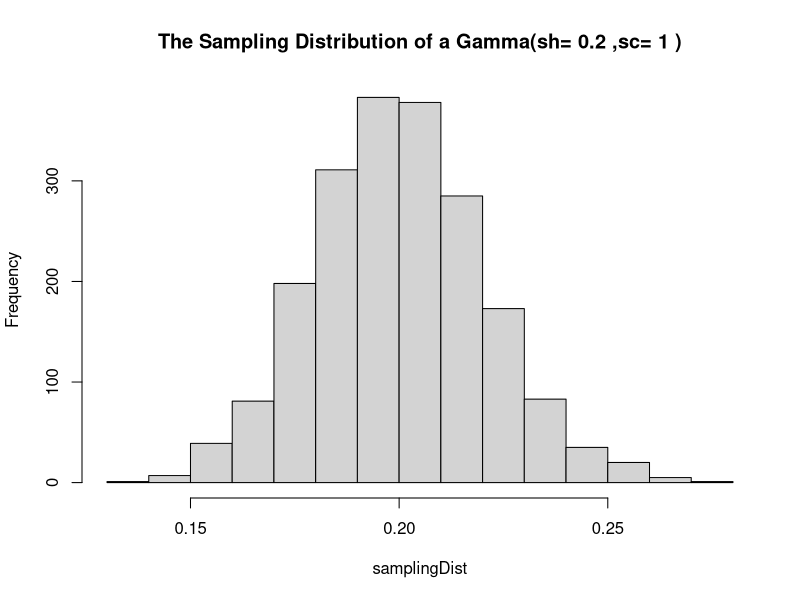
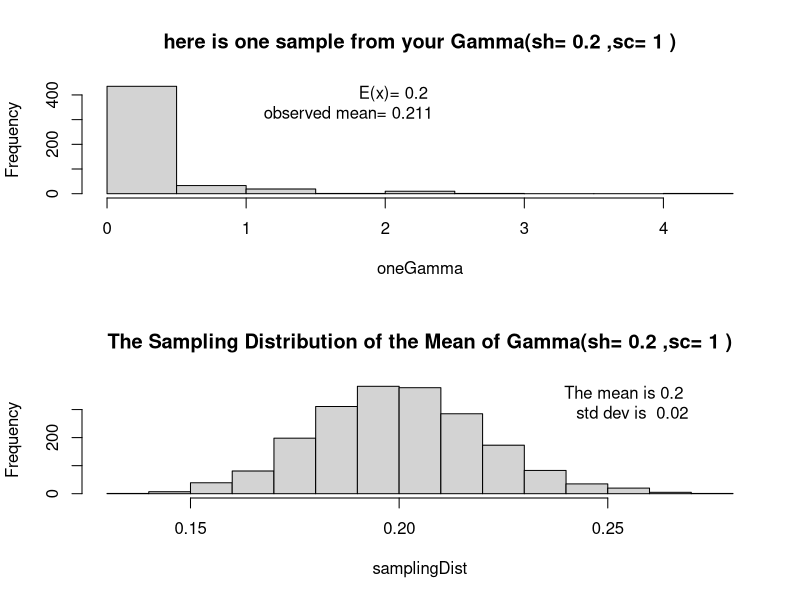

R code for these plots, in order:
## gamma-4.R 
## PJ Feb 16, 2002 / 2014-08-07
## This is a template showing how to see the central
## limit theorem as it applies to a gamma distribution

## You should alread have run template_gamma1 and 2.
## So you know the shape parameter is important.


## Run this a few times, changing the value of sh at
## the top. What do you see?

## Reminder: the mean of a gamma distribution is
## shape*scale.

##------------------------------------------##
## ---------RUN THIS PART FIRST ------------##
sh <- 0.2
sc <- 1
sampleSize <- 500
nOfRuns <- 2000

op <- par(no.readonly = TRUE)

SAVEME <- FALSE


getGammaMeans <- function (x){
  e <- rgamma(sampleSize, shape = sh, scale = sc)
  mean(e)
}

samplingDist <- sapply(1:nOfRuns, getGammaMeans)


if (SAVEME) pdf(file = "distributions-gamma-04-1.pdf", width = 8.5,
                height = 10, onefile = FALSE, family = "Times", paper = "special")


mytitle <- paste("The Sampling Distribution of a Gamma(sh=",sh,",sc=",sc,")")
hist(samplingDist, breaks=10, main = mytitle)

if (SAVEME) dev.off()

##------------------------------------------------##
# ---------- SECOND PART STARTS HERE -------------- #

# If you did not run that first part yet, go back.
# Then run this really fun part!

if (SAVEME) pdf(file = "distributions-gamma-04-2.pdf", width = 8.5,
                height = 10, onefile = FALSE, family = "Times", paper = "special")

## I've done it. It works.
par(mfrow = c(2,1))

oneGamma <- rgamma(sampleSize, shape = sh, scale = sc)

oneHist <- hist(oneGamma,
                main = paste("here is one sample from your Gamma(sh=",sh,",sc=",sc,")"))

text(.6*max(oneGamma), .8*max(oneHist$counts),
     paste("E(x)=", sc*sh, "\nobserved mean=",
           round(mean(oneGamma),3)), pos = 2)

mytitle <- paste("The Sampling Distribution of the Mean of Gamma(sh=",sh,",sc=",sc,")")
samplinghist <- hist(samplingDist,breaks=10,main=mytitle)

text(max(samplingDist), 0.8*max(samplinghist$counts),
     paste("The mean is", round(mean(samplingDist),3), "\nstd dev is ",
           round(sd(samplingDist),3)), pos=2)
if (SAVEME) dev.off()
